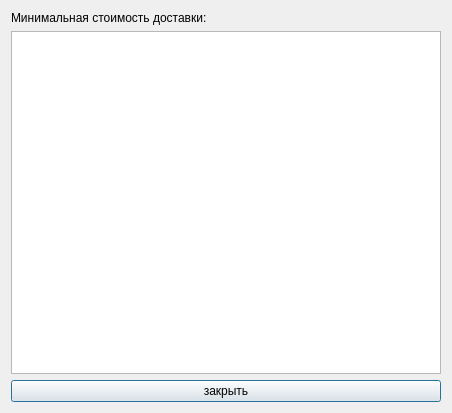
<?xml version="1.0" encoding="UTF-8"?>
<ui version="4.0">
 <class>Solution</class>
 <widget class="QDialog" name="Solution">
  <property name="geometry">
   <rect>
    <x>0</x>
    <y>0</y>
    <width>452</width>
    <height>413</height>
   </rect>
  </property>
  <property name="windowTitle">
   <string>Dialog</string>
  </property>
  <layout class="QVBoxLayout" name="verticalLayout">
   <item>
    <widget class="QLabel" name="label_result">
     <property name="text">
      <string>Минимальная стоимость доставки:</string>
     </property>
    </widget>
   </item>
   <item>
    <widget class="QTableWidget" name="tableWidget_result"/>
   </item>
   <item>
    <widget class="QPushButton" name="back">
     <property name="text">
      <string>закрыть</string>
     </property>
    </widget>
   </item>
  </layout>
 </widget>
 <resources/>
 <connections/>
</ui>
